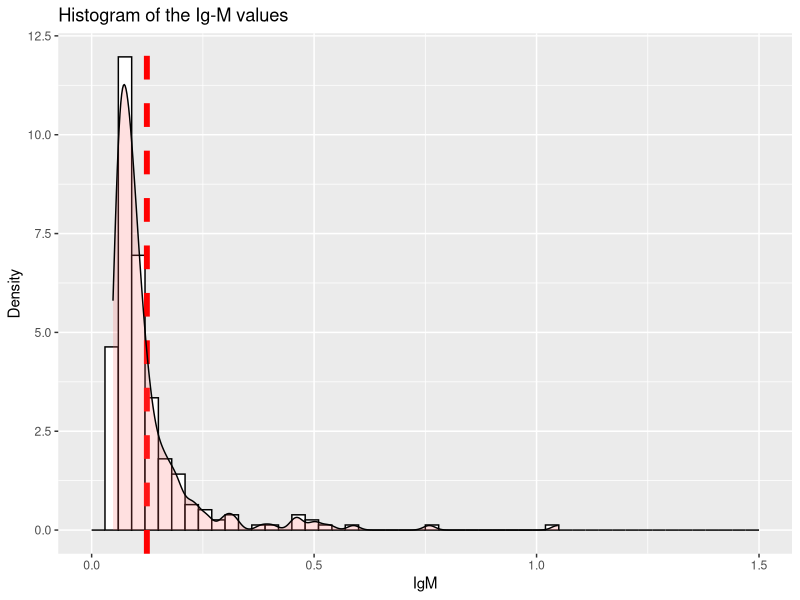
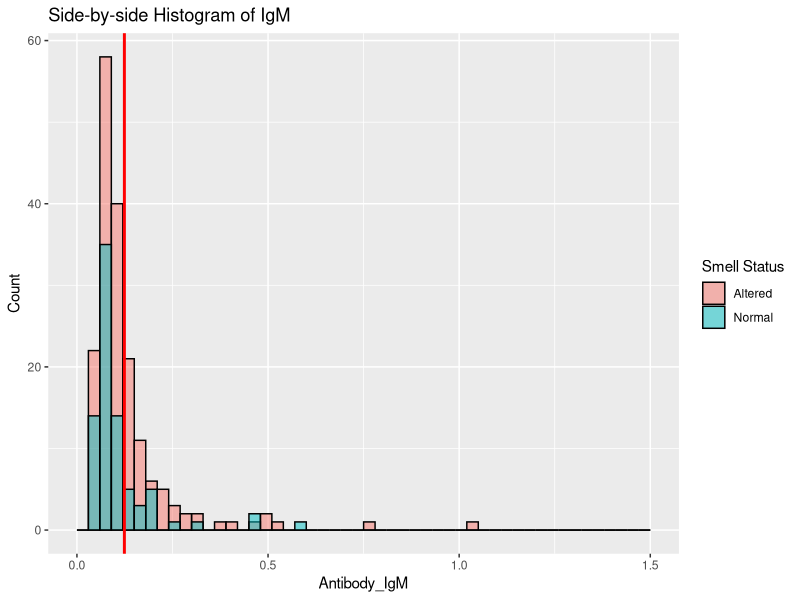
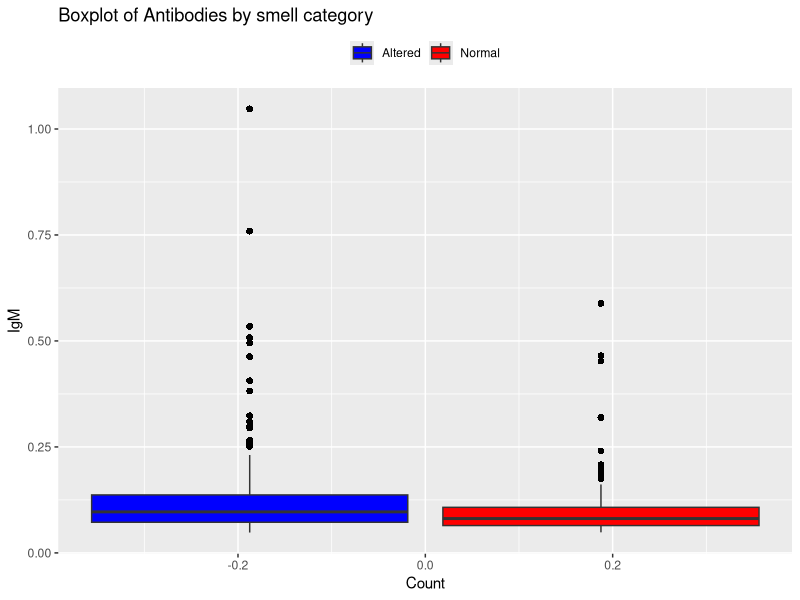

R code for these plots, in order:
## ---- chunk 1
library(tidyverse)
library(arsenal)
library(stats)
## ---- chunk 2
anti_data = read_csv("./hw1/Antibodies.csv")
anti_data = filter(anti_data, Smell != "Unanswered/Others")
str(anti_data)
## ---- chunk 3
anyNA(anti_data)
## ---- chunk 4
my_controls = tableby.control(
  total = T,
  test = F,
  numeric.stats = c("meansd", "medianq1q3", "range","Nmiss2"),
  cat.stats = c("countpct", "Nmiss2"),
  stats.labels = list(
    meansd = "Mean(SD)",
    medianq1q3 = "Median (Q1, Q3)",
    range = "Min - Max", 
    Nmiss2 = "Missing",
    countpct = "N (%)"
  )
)

## ---- chunk 5
anti_df = anti_data %>% 
  mutate(Gender = factor(Gender, labels = c("Male","Female"))) %>% 
  mutate(Smell = factor(Smell, labels = c("Altered","Normal"))) %>% 
  mutate(AgeCategory = factor(AgeCategory, labels = c("18-30","31-50", "51+")))
## ---- chunk 6
tab1 = tableby( ~Subject + AgeCategory + Antibody_IgM + Smell + Gender, data = anti_df, control = my_controls)
summary(tab1, title = "Descriptive Statistics: Antibodies", text=T)
## ---- chunk 7
max(anti_data$Antibody_IgM, na.rm = TRUE)
min(anti_data$Antibody_IgM, na.rm = TRUE)

ggplot(anti_data, aes(Antibody_IgM)) +
  geom_histogram(col = "black", fill = "white", breaks = seq(0,1.5,0.03), aes(y = ..density..)) + 
  geom_vline(aes(xintercept = mean(Antibody_IgM, na.rm=T)), color = "red", linetype="dashed", size = 2) + 
  geom_density(alpha=.2, fill="#FF6666") + 
  labs(title = "Histogram of the Ig-M values") + 
  labs(x="IgM", y="Density")
## ---- chunk 8
tab3 = tableby( Smell ~ Subject + AgeCategory + Antibody_IgM  + Gender, data = anti_df, control = my_controls, total = FALSE)
summary(tab3, title = "Descriptive Statistics: Antibodies-stratified by smell category", text=T)
## ---- chunk 9
ggplot(anti_data, aes(x=Antibody_IgM, fill=factor(Smell))) + 
  geom_histogram(binwidth=.5, alpha=.5, position="identity", col="black", breaks=seq(0,1.5,0.03)) +
  geom_vline(aes(xintercept=mean(Antibody_IgM, na.rm=T)), color="red", size=1.0) + 
  labs(title="Side-by-side Histogram of IgM") +                                             
  labs(x="Antibody_IgM", y="Count") + 
  scale_fill_discrete(name = "Smell Status", labels = c("Altered", "Normal"))
## ---- chunk 10
ggplot(anti_data, aes( y= Antibody_IgM, fill = factor(Smell))) + 
  geom_boxplot(outlier.colour="black", outlier.shape=16,
               outlier.size=2, notch=FALSE) + scale_fill_manual(values = c("blue", "red"), 
                            labels = expression("Altered", "Normal"))  +
  xlab("Count") + ylab("IgM") + labs(title = "Boxplot of Antibodies by smell category") + theme(legend.position = "top", legend.title = element_blank())
  
